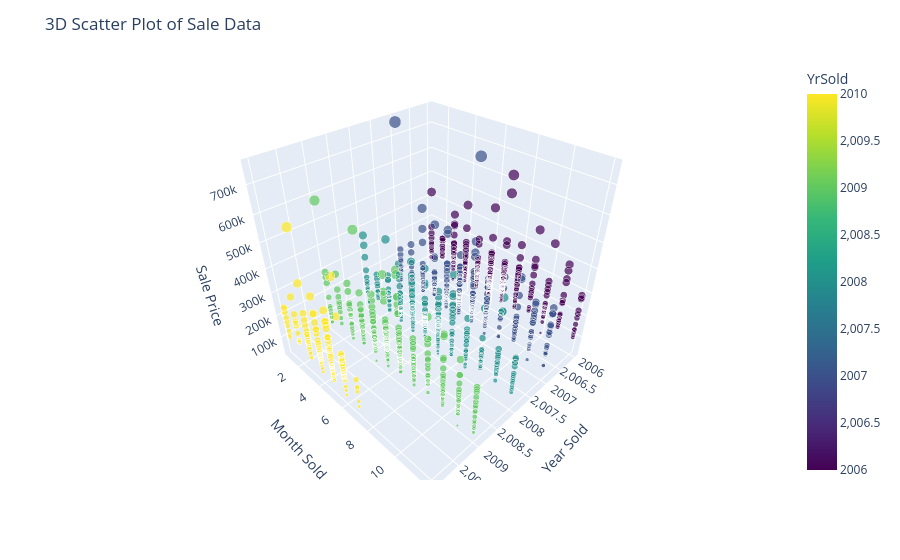

The cell this chart's notebook holds for it:
### Code cell
fig = px.scatter_3d(
    data_frame=df,
    x="YrSold",
    y="MoSold",
    z="SalePrice",
    color="YrSold",
    color_continuous_scale='Viridis',
    size="SalePrice",
)
fig.update_layout(
    scene=dict(
        xaxis_title="Year Sold",
        yaxis_title="Month Sold",
        zaxis_title="Sale Price"
    ),
    title="3D Scatter Plot of Sale Data"
)
fig.show()

### Figure 1 — Plotly figure (JSON) as saved in the notebook; plotly's stock layout.template omitted (floating-point values rounded to 4 significant figures; data arrays with more than 128 entries replaced by an {"elided": "..."} marker saying what was removed)
{"data": [{"hovertemplate": "YrSold=%{marker.color}<br>MoSold=%{y}<br>SalePrice=%{marker.size}<extra></extra>", "legendgroup": "", "marker": {"color": {"elided": "1460 int values"}, "coloraxis": "coloraxis", "size": {"elided": "1460 int values"}, "sizemode": "area", "sizeref": 1888.0, "symbol": "circle"}, "mode": "markers", "name": "", "scene": "scene", "showlegend": false, "type": "scatter3d", "x": {"elided": "1460 int values"}, "y": {"elided": "1460 int values"}, "z": {"elided": "1460 int values"}}], "layout": {"autosize": true, "coloraxis": {"colorbar": {"title": {"text": "YrSold"}}, "colorscale": [[0, "#440154"], [0.1111, "#482878"], [0.2222, "#3e4989"], [0.3333, "#31688e"], [0.4444, "#26828e"], [0.5556, "#1f9e89"], [0.6667, "#35b779"], [0.7778, "#6ece58"], [0.8889, "#b5de2b"], [1, "#fde725"]]}, "legend": {"itemsizing": "constant", "tracegroupgap": 0}, "margin": {"t": 60}, "scene": {"aspectmode": "auto", "aspectratio": {"x": 1, "y": 1, "z": 1}, "domain": {"x": [0, 1], "y": [0, 1]}, "xaxis": {"title": {"text": "Year Sold"}, "type": "linear"}, "yaxis": {"title": {"text": "Month Sold"}, "type": "linear"}, "zaxis": {"title": {"text": "Sale Price"}, "type": "linear"}}, "title": {"text": "3D Scatter Plot of Sale Data"}}}
